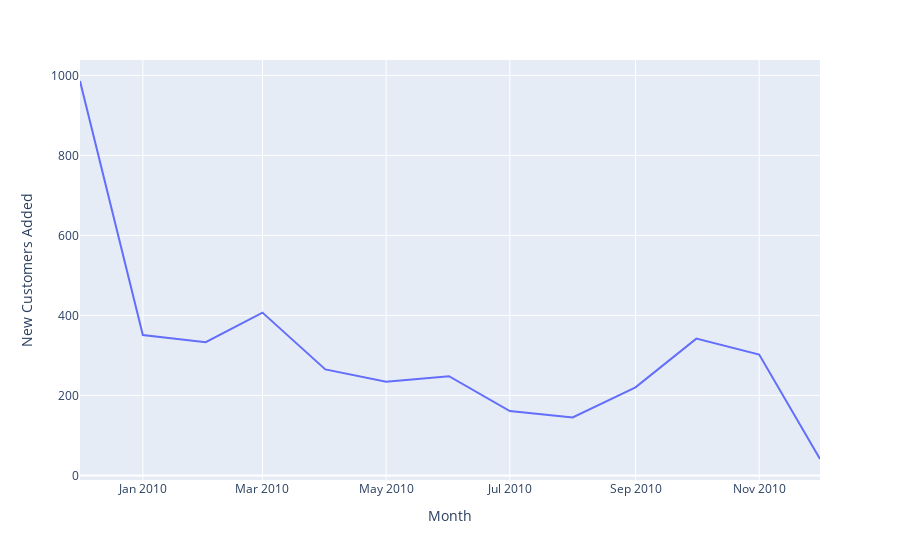

This figure's notebook cell:
### Code cell
df = dataframe[['Customer ID', 'Invoice', 'InvoiceDate']].drop_duplicates()
df['order_month'] = df['InvoiceDate'].dt.to_period('M')
df['cohort_month'] = df.groupby('Customer ID')['InvoiceDate'] \
                 .transform('min') \
                 .dt.month
df['cohort_year'] = df.groupby('Customer ID')['InvoiceDate'] \
                 .transform('min') \
                 .dt.year

nca=pd.pivot_table(df,index = ['cohort_year','cohort_month'],values = 'Customer ID',aggfunc=lambda x: len(x.unique())).reset_index()
nca.rename(columns={'Customer ID':'New Customers Added'},inplace=True)
nca['Month']=nca['cohort_year'].astype(str)+"-"+nca['cohort_month'].astype(str)
px.line(nca,'Month','New Customers Added')

### Figure 1 — Plotly figure (JSON) as saved in the notebook; plotly's stock layout.template omitted (floating-point values rounded to 4 significant figures)
{"data": [{"hovertemplate": "Month=%{x}<br>New Customers Added=%{y}<extra></extra>", "legendgroup": "", "line": {"color": "#636efa", "dash": "solid"}, "marker": {"symbol": "circle"}, "mode": "lines", "name": "", "orientation": "v", "showlegend": false, "type": "scatter", "x": ["2009-12", "2010-1", "2010-2", "2010-3", "2010-4", "2010-5", "2010-6", "2010-7", "2010-8", "2010-9", "2010-10", "2010-11", "2010-12"], "xaxis": "x", "y": [986, 351, 333, 407, 265, 234, 248, 161, 145, 220, 342, 302, 41], "yaxis": "y"}], "layout": {"legend": {"tracegroupgap": 0}, "margin": {"t": 60}, "xaxis": {"anchor": "y", "domain": [0, 1], "title": {"text": "Month"}}, "yaxis": {"anchor": "x", "domain": [0, 1], "title": {"text": "New Customers Added"}}}}
